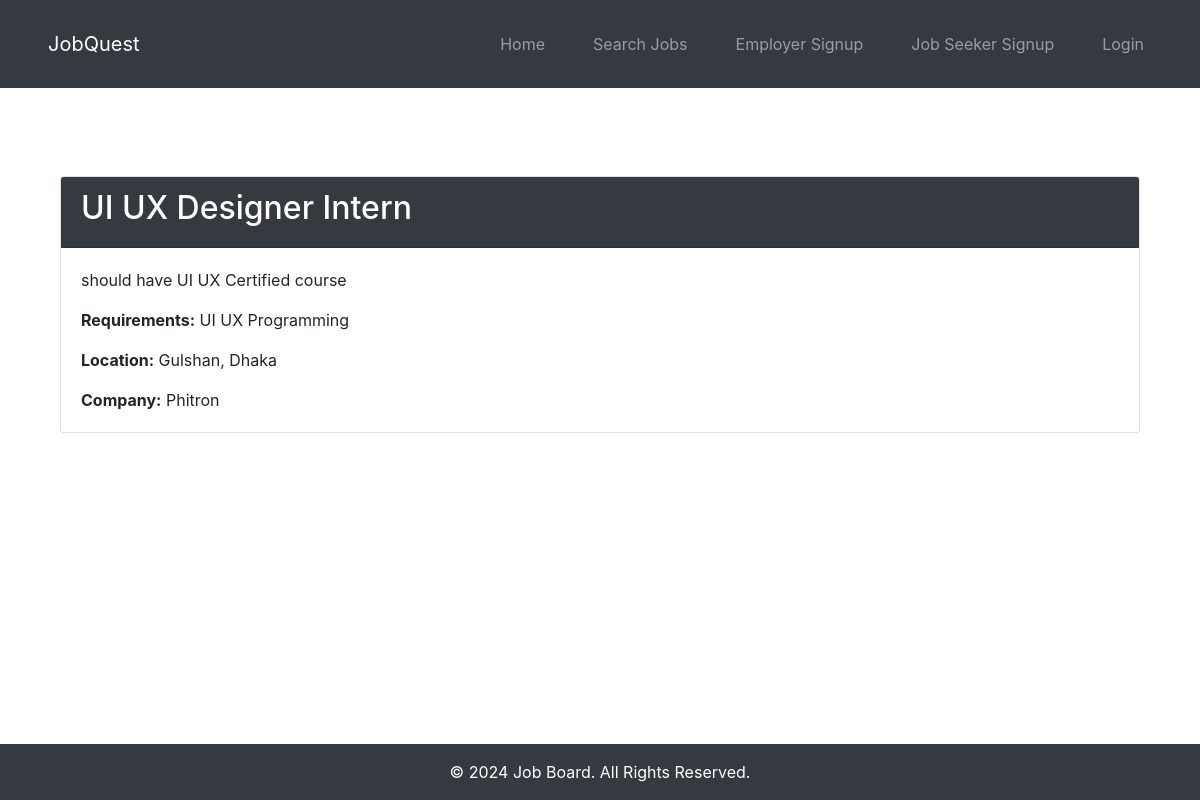
Screenshot of /job/2/ with the database file from the repository.
### jobs/models.py (models this page shows, shortened)
class JobListing(models.Model):
    employer = models.ForeignKey(User, on_delete=models.CASCADE, related_name='job_listings')
    title = models.CharField(max_length=255)
    description = models.TextField()
    requirements = models.TextField()
    location = models.CharField(max_length=255)
    company = models.CharField(max_length=255, default='')
    category = models.ForeignKey(JobCategory, on_delete=models.SET_NULL, null=True)
    posted_at = models.DateTimeField(auto_now_add=True)

### jobs/views.py (the view)
# urls.py: path('job/<int:pk>/', views.JobDetailView.as_view(), name='job_detail'),
class JobDetailView(DetailView):
    model = JobListing
    template_name = 'jobs/job_detail.html'
    context_object_name = 'job'

### templates/jobs/job_detail.html (shortened to what this page needs)
{% extends 'base.html' %}
{% block content %}
<div class="container mt-5">
    <div class="card">
        <div class="card-header bg-dark text-white">
            <h2>{{ job.title }}</h2>
        </div>
        <div class="card-body">
            <p class="card-text">{{ job.description }}</p>
            <p class="card-text"><strong>Requirements:</strong> {{ job.requirements }}</p>
            <p class="card-text"><strong>Location:</strong> {{ job.location }}</p>
            <p class="card-text"><strong>Company:</strong> {{ job.company }}</p>
        </div>
    </div>
</div>
{% endblock %}

### static/css/styles.css (style rules this page uses)
body { font-family: Arial, sans-serif; margin: 0; padding: 0; background-color: #f8f9fa; display: flex; flex-direction: column; min-height: 100vh; }
h2, h3 { color: #343a40; }

### rows the page displays
JobListing: title "UI UX Designer Intern", description "should have UI UX Certified course", requirements "UI UX Programming", location "Gulshan, Dhaka", company "Phitron"
